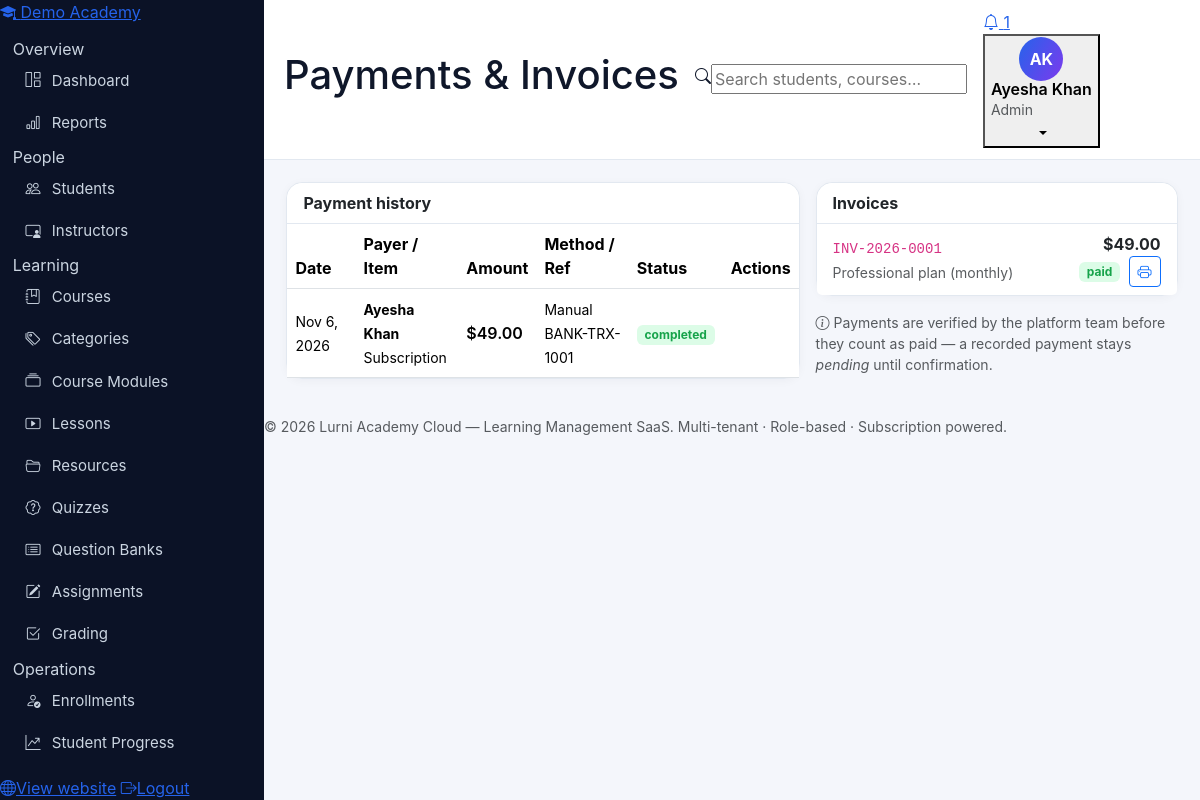
The page /admin/payments.php (signed in) on the database as committed earlier.
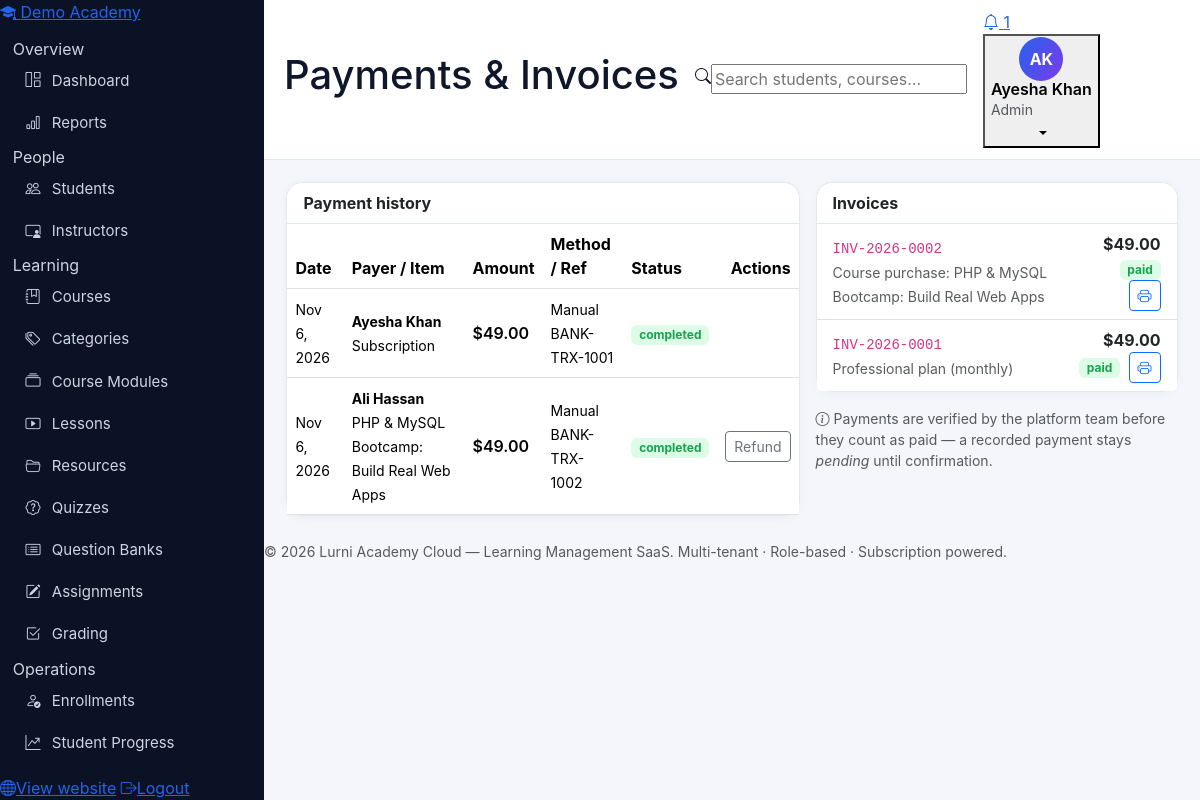
The same page on the database as committed later.
### tables this page shows
CREATE TABLE tenants (
  id INT UNSIGNED AUTO_INCREMENT PRIMARY KEY,
  name VARCHAR(160) NOT NULL,
  slug VARCHAR(160) NOT NULL UNIQUE,
  org_type ENUM('academy','school','university','training_center','individual') NOT NULL DEFAULT 'academy',
  email VARCHAR(190) NULL,
  phone VARCHAR(40) NULL,
  website VARCHAR(190) NULL,
  country VARCHAR(80) NULL,
  logo VARCHAR(255) NULL,
  status ENUM('active','suspended','cancelled') NOT NULL DEFAULT 'active',
  created_at DATETIME NOT NULL DEFAULT CURRENT_TIMESTAMP,
  updated_at DATETIME NOT NULL DEFAULT CURRENT_TIMESTAMP ON UPDATE CURRENT_TIMESTAMP
);

CREATE TABLE payments (
  id INT UNSIGNED AUTO_INCREMENT PRIMARY KEY,
  tenant_id INT UNSIGNED NOT NULL,
  subscription_id INT UNSIGNED NULL,
  plan_id INT UNSIGNED NULL,
  billing_cycle ENUM('monthly','yearly') NULL,
  invoice_id INT UNSIGNED NULL,
  user_id INT UNSIGNED NULL,
  kind ENUM('subscription','course') NOT NULL DEFAULT 'subscription',
  course_id INT UNSIGNED NULL,
  amount DECIMAL(10,2) NOT NULL DEFAULT 0,
  discount_amount DECIMAL(10,2) NOT NULL DEFAULT 0,
  coupon_code VARCHAR(60) NULL,
  currency VARCHAR(10) NOT NULL DEFAULT 'USD',
  method ENUM('manual','card','bank_transfer','paypal','stripe') NOT NULL DEFAULT 'manual',
  reference VARCHAR(120) NULL,
  status ENUM('pending','completed','failed','refunded') NOT NULL DEFAULT 'pending',
  verified_by INT UNSIGNED NULL,
  verified_at DATETIME NULL,
  created_at DATETIME NOT NULL DEFAULT CURRENT_TIMESTAMP,
  INDEX idx_pay_tenant (tenant_id),
  INDEX idx_pay_status (status),
  CONSTRAINT fk_pay_tenant FOREIGN KEY (tenant_id) REFERENCES tenants(id) ON DELETE CASCADE,
  CONSTRAINT fk_pay_sub FOREIGN KEY (subscription_id) REFERENCES subscriptions(id) ON DELETE SET NULL,
  CONSTRAINT fk_pay_plan FOREIGN KEY (plan_id) REFERENCES subscription_plans(id) ON DELETE SET NULL,
  CONSTRAINT fk_pay_user FOREIGN KEY (user_id) REFERENCES users(id) ON DELETE SET NULL
);

CREATE TABLE users (
  id INT UNSIGNED AUTO_INCREMENT PRIMARY KEY,
  tenant_id INT UNSIGNED NULL,
  name VARCHAR(120) NOT NULL,
  email VARCHAR(190) NOT NULL UNIQUE,
  password_hash VARCHAR(255) NOT NULL,
  role ENUM('super_admin','admin','instructor','student') NOT NULL DEFAULT 'student',
  status ENUM('active','pending','suspended') NOT NULL DEFAULT 'active',
  avatar VARCHAR(255) NULL,
  phone VARCHAR(40) NULL,
  email_verified_at DATETIME NULL,
  verification_token VARCHAR(120) NULL,
  activation_token VARCHAR(120) NULL,
  two_factor_secret VARCHAR(120) NULL,
  remember_token VARCHAR(64) NULL,
  failed_attempts TINYINT UNSIGNED NOT NULL DEFAULT 0,
  locked_until DATETIME NULL,
  last_login_at DATETIME NULL,
  created_at DATETIME NOT NULL DEFAULT CURRENT_TIMESTAMP,
  updated_at DATETIME NOT NULL DEFAULT CURRENT_TIMESTAMP ON UPDATE CURRENT_TIMESTAMP,
  INDEX idx_users_tenant (tenant_id),
  INDEX idx_users_role (role),
  CONSTRAINT fk_users_tenant FOREIGN KEY (tenant_id) REFERENCES tenants(id) ON DELETE CASCADE
);

CREATE TABLE invoices (
  id INT UNSIGNED AUTO_INCREMENT PRIMARY KEY,
  tenant_id INT UNSIGNED NOT NULL,
  subscription_id INT UNSIGNED NULL,
  payment_id INT UNSIGNED NULL,
  invoice_number VARCHAR(30) NOT NULL UNIQUE,
  description VARCHAR(255) NULL,
  amount DECIMAL(10,2) NOT NULL DEFAULT 0,
  status ENUM('unpaid','paid','void') NOT NULL DEFAULT 'unpaid',
  issued_at DATETIME NULL,
  due_at DATETIME NULL,
  paid_at DATETIME NULL,
  created_at DATETIME NOT NULL DEFAULT CURRENT_TIMESTAMP,
  INDEX idx_inv_tenant (tenant_id),
  CONSTRAINT fk_inv_tenant FOREIGN KEY (tenant_id) REFERENCES tenants(id) ON DELETE CASCADE,
  CONSTRAINT fk_inv_sub FOREIGN KEY (subscription_id) REFERENCES subscriptions(id) ON DELETE SET NULL,
  CONSTRAINT fk_inv_payment FOREIGN KEY (payment_id) REFERENCES payments(id) ON DELETE SET NULL
);

CREATE TABLE courses (
  id INT UNSIGNED AUTO_INCREMENT PRIMARY KEY,
  tenant_id INT UNSIGNED NOT NULL,
  instructor_id INT UNSIGNED NULL,
  category_id INT UNSIGNED NULL,
  title VARCHAR(190) NOT NULL,
  slug VARCHAR(190) NOT NULL,
  subtitle VARCHAR(255) NULL,
  description TEXT NULL,
  objectives TEXT NULL,
  requirements TEXT NULL,
  thumbnail VARCHAR(255) NULL,
  level ENUM('beginner','intermediate','advanced','all_levels') NOT NULL DEFAULT 'beginner',
  price DECIMAL(10,2) NOT NULL DEFAULT 0,
  old_price DECIMAL(10,2) NULL,
  language VARCHAR(60) NOT NULL DEFAULT 'English',
  rating DECIMAL(3,2) NOT NULL DEFAULT 0,
  status ENUM('draft','published','archived') NOT NULL DEFAULT 'draft',
  approval_status ENUM('pending','approved','rejected') NOT NULL DEFAULT 'approved',
  visibility ENUM('public','unlisted','private') NOT NULL DEFAULT 'public',
  is_featured TINYINT(1) NOT NULL DEFAULT 0,
  duration_minutes INT UNSIGNED NOT NULL DEFAULT 0,
  created_at DATETIME NOT NULL DEFAULT CURRENT_TIMESTAMP,
  updated_at DATETIME NOT NULL DEFAULT CURRENT_TIMESTAMP ON UPDATE CURRENT_TIMESTAMP,
  UNIQUE KEY uq_course_tenant_slug (tenant_id, slug),
  INDEX idx_course_tenant_status (tenant_id, status),
  CONSTRAINT fk_course_tenant FOREIGN KEY (tenant_id) REFERENCES tenants(id) ON DELETE CASCADE,
  CONSTRAINT fk_course_instructor FOREIGN KEY (instructor_id) REFERENCES instructors(id) ON DELETE SET NULL,
  CONSTRAINT fk_course_category FOREIGN KEY (category_id) REFERENCES categories(id) ON DELETE SET NULL
);

### includes/functions.php (called while the page is built, shortened)
<?php
function e(?string $v): string { return htmlspecialchars($v ?? '', ENT_QUOTES, 'UTF-8'); }
function getp(string $key, string $default = ''): string { return trim((string)($_GET[$key] ?? $default)); }
function money($n): string { return '$' . number_format((float)$n, 2); }
function initials(string $name): string {
    $parts = preg_split('/\s+/', trim($name)) ?: [];
    $out = '';
    foreach (array_slice($parts, 0, 2) as $p) $out .= strtoupper(substr($p, 0, 1));
    return $out ?: 'U';
}
function current_user(): ?array { return $_SESSION['user'] ?? null; }

### includes/auth.php (called while the page is built, shortened)
<?php
require_once __DIR__ . '/functions.php';
function role_home(string $role): string {
    return match ($role) {
        'super_admin' => '/super-admin/index.php',
        'admin'       => '/admin/dashboard.php',
        'instructor'  => '/instructor/dashboard.php',
        'student'     => '/student/dashboard.php',
        default       => '/index.php',
    };
}

### admin/payments.php (the view, shortened to what this page needs)
<?php
require_once __DIR__ . '/../includes/auth.php';
$pdo = db(); check_tenant_active($pdo);
$tid = require_tenant();
    ?>
    <?php
$pageTitle = 'Payments & Invoices'; $active = 'payments';
$payments = $pdo->prepare("SELECT p.*, u.name AS payer_name, c.title AS course_title,
    (SELECT COALESCE(SUM(r.amount),0) FROM payment_refunds r WHERE r.payment_id=p.id) AS refunded_total
    FROM payments p LEFT JOIN users u ON u.id=p.user_id LEFT JOIN courses c ON c.id=p.course_id
    WHERE p.tenant_id=? ORDER BY p.created_at DESC LIMIT 80");
$payments->execute([$tid]); $payments = $payments->fetchAll();
$invoices = $pdo->prepare('SELECT * FROM invoices WHERE tenant_id=? ORDER BY id DESC LIMIT 50');
$invoices->execute([$tid]); $invoices = $invoices->fetchAll();
require __DIR__ . '/../includes/header.php';
?>
<div class="row g-3">
  <div class="col-xl-7"><div class="card"><div class="card-header bg-white fw-bold">Payment history</div>
    <div class="table-responsive"><table class="table table-hover align-middle mb-0">
      <thead><tr><th>Date</th><th>Payer / Item</th><th>Amount</th><th>Method / Ref</th><th>Status</th><th class="text-end">Actions</th></tr></thead><tbody>
      <?php foreach ($payments as $p): ?>
      <tr><td><small><?= e(date('M j, Y', strtotime($p['created_at']))) ?></small></td>
        <td><small><strong><?= e($p['payer_name'] ?? '—') ?></strong><br><?= $p['kind'] === 'course' ? e($p['course_title'] ?? 'Course purchase') : 'Subscription' ?></small></td>
        <td class="fw-semibold"><?= money((float)$p['amount'] - (float)$p['discount_amount']) ?></td>
        <td class="text-capitalize"><small><?= e($p['method']) ?><br><?= e($p['reference'] ?? '') ?></small></td>
        <td><span class="badge bg-<?= match($p['status']) { 'completed' => 'success', 'pending' => 'warning', 'failed' => 'danger', default => 'secondary' } ?>-subtle text-<?= match($p['status']) { 'completed' => 'success', 'pending' => 'warning', 'failed' => 'danger', default => 'secondary' } ?>"><?= e($p['status']) ?></span>
        <?php if ($p['status'] === 'pending'): ?><br><small class="text-muted">awaiting verification</small><?php endif; ?></td>
        <td class="text-end text-nowrap">
          <?php if ($p['kind'] === 'course' && $p['status'] === 'completed'): ?>
          <button class="btn btn-sm btn-outline-secondary" data-bs-toggle="modal" data-bs-target="#refundModal<?= (int)$p['id'] ?>">Refund</button>
          <?php endif; ?>
        </td></tr>
      <?php endforeach; ?>
      </tbody></table></div></div></div>
  <div class="col-xl-5"><div class="card"><div class="card-header bg-white fw-bold">Invoices</div>
    <ul class="list-group list-group-flush">
    <?php foreach ($invoices as $inv): ?>
      <li class="list-group-item d-flex justify-content-between align-items-center">
        <span><code><?= e($inv['invoice_number']) ?></code><br><small class="text-muted"><?= e($inv['description'] ?? '') ?></small></span>
        <span class="text-end"><strong><?= money($inv['amount']) ?></strong><br>
        <span class="badge bg-<?= $inv['status'] === 'paid' ? 'success' : ($inv['status'] === 'void' ? 'secondary' : 'warning') ?>-subtle text-<?= $inv['status'] === 'paid' ? 'success' : ($inv['status'] === 'void' ? 'secondary' : 'warning') ?>"><?= e($inv['status']) ?></span>
        <a class="btn btn-sm btn-outline-primary ms-1" href="?print=<?= (int)$inv['id'] ?>" target="_blank" rel="noopener"><i class="bi bi-printer"></i></a></span></li>
    <?php endforeach; ?>
    </ul></div>
    <p class="text-muted small mt-3"><i class="bi bi-info-circle me-1"></i>Payments are verified by the platform team before they count as paid — a recorded payment stays <em>pending</em> until confirmation.</p></div>
</div>
<?php require __DIR__ . '/../includes/footer.php'; ?>

### includes/header.php (shortened to what this page needs)
<?php
$u = current_user();
$pdo = db();
$unread = 0; $tenantName = APP_NAME; $brandColor = '#4f46e5';
if ($u) {
    try {
        $s = $pdo->prepare('SELECT COUNT(*) FROM notifications WHERE read_at IS NULL AND (user_id=? OR (user_id IS NULL AND tenant_id=?))');
        $s->execute([$u['id'], $u['tenant_id']]);
        $unread = (int)$s->fetchColumn();
        if ($u['tenant_id']) {
            $s = $pdo->prepare('SELECT name FROM tenants WHERE id=?');
            $s->execute([$u['tenant_id']]);
            $tenantName = (string)($s->fetchColumn() ?: APP_NAME);
        }
    } catch (Throwable $ignored) {}
}
$searchAction = $u && $u['role'] === 'admin' ? '/admin/students.php' : ($u && $u['role'] === 'student' ? '/student/browse.php' : '/instructor/courses.php');
?>
<!DOCTYPE html>
<html lang="en">
<head>
<link href="https://cdn.jsdelivr.net/npm/bootstrap@5.3.3/dist/css/bootstrap.min.css" rel="stylesheet">
<link href="https://cdn.jsdelivr.net/npm/bootstrap-icons@1.11.3/font/bootstrap-icons.min.css" rel="stylesheet">
<link href="/assets/css/style.css" rel="stylesheet">
</head>
<body>
<div class="app-shell">
<?php require __DIR__ . '/sidebar.php'; ?>
<div class="app-main">
  <header class="topbar">
    <h1 class="topbar-title"><?= e($pageTitle ?? 'Dashboard') ?></h1>
    <form class="topbar-search d-none d-md-flex" method="get" action="<?= e($searchAction) ?>">
      <i class="bi bi-search"></i>
      <input type="search" name="q" placeholder="Search students, courses…" value="<?= e(getp('q')) ?>">
    </form>
    <div class="topbar-actions">
      <a class="icon-btn position-relative" href="<?= e($u['role'] === 'admin' ? '/admin/notifications.php' : ($u['role'] === 'student' ? '/student/messages.php' : '/instructor/messages.php')) ?>" aria-label="Notifications">
        <i class="bi bi-bell"></i>
        <?php if ($unread > 0): ?><span class="badge-dot"><?= $unread > 9 ? '9+' : $unread ?></span><?php endif; ?>
      </a>
      <div class="dropdown">
        <button class="profile-btn dropdown-toggle" data-bs-toggle="dropdown" aria-expanded="false">
          <span class="avatar-circle"><?= e(initials($u['name'] ?? 'U')) ?></span>
          <span class="d-none d-md-block text-start">
            <span class="d-block fw-semibold lh-1"><?= e($u['name'] ?? '') ?></span>
            <small class="text-muted text-capitalize"><?= e(str_replace('_', ' ', $u['role'] ?? '')) ?></small>
          </span>
        </button>
      </div>
    </div>
  </header>
  <main class="app-content">

### includes/sidebar.php (shortened to what this page needs)
<?php
$u = current_user();
$role = $u['role'] ?? 'student';
$active = $active ?? '';
$tenantName = $tenantName ?? APP_NAME;
$items = $menus[$role] ?? $menus['student'];
?>
<aside class="sidebar" id="appSidebar">
  <a class="sidebar-brand" href="<?= e(role_home($role)) ?>">
    <span class="brand-mark"><i class="bi bi-mortarboard-fill"></i></span>
    <span class="brand-text"><?= e($tenantName) ?></span>
  </a>
  <nav class="sidebar-nav">
    <?php foreach ($items as $item): ?>
      <?php if (isset($item['section'])): ?>
        <div class="nav-section"><?= e($item['section']) ?></div>
      <?php else: ?>
        <a class="nav-link-app <?= $active === $item['key'] ? 'active' : '' ?>" href="<?= e($item['href']) ?>">
          <i class="bi <?= e($item['icon']) ?>"></i><span><?= e($item['label']) ?></span>
        </a>
      <?php endif; ?>
    <?php endforeach; ?>
  </nav>
  <div class="sidebar-foot">
    <a class="nav-link-app" href="/index.php"><i class="bi bi-globe"></i><span>View website</span></a>
    <a class="nav-link-app" href="/auth/logout.php"><i class="bi bi-box-arrow-right"></i><span>Logout</span></a>
  </div>
</aside>

### includes/footer.php (shortened to what this page needs)
  </main>
  <footer class="app-footer">
    <small class="text-muted">© <?= date('Y') ?> <?= e(APP_NAME) ?> — Learning Management SaaS. Multi-tenant · Role-based · Subscription powered.</small>
  </footer>
</div>
</div>
</body>
</html>

### assets/css/style.css (style rules this page uses)
:root { --blue:#2563eb; --blue-dark:#1d4ed8; --violet:#7c3aed; --violet-soft:#ede9fe; --ink:#0f172a; --muted:#64748b; --line:#e2e8f0; --bg:#f4f6fb; --card:#ffffff; --grad:linear-gradient(120deg,#2563eb 0%,#7c3aed 100%); --grad-soft:linear-gradient(135deg,#dbeafe 0%,#ede9fe 55%,#ffffff 100%); }
body { background:var(--bg);color:var(--ink);font-family:'Inter',system-ui,-apple-system,'Segoe UI',Roboto,sans-serif; }
a { color:var(--blue); }
.app-shell { display:flex;min-height:100vh; }
.sidebar { width:264px;background:#0b1226;color:#cbd5e1;display:flex;flex-direction:column;position:sticky;top:0;height:100vh;flex-shrink:0;z-index:60; }
.sidebar nav { padding:.8rem;overflow-y:auto;flex:1; }
.sidebar nav a { display:flex;align-items:center;gap:.7rem;color:#cbd5e1;text-decoration:none;padding:.55rem .8rem;border-radius:10px;font-size:.94rem;margin-bottom:2px; }
.app-main { flex:1;min-width:0;display:flex;flex-direction:column; }
.topbar { background:#fff;border-bottom:1px solid var(--line);padding:.65rem 1.25rem;display:flex;align-items:center;gap:1rem;position:sticky;top:0;z-index:40; }
.app-content { padding:1.4rem; }
.card { border:1px solid var(--line);border-radius:16px;box-shadow:0 2px 10px rgba(15,23,42,.04); }
.card-header { border-bottom:1px solid var(--line);border-radius:16px 16px 0 0 !important; }
.avatar-circle { width:44px;height:44px;border-radius:50%;background:var(--grad);color:#fff;display:inline-flex;align-items:center;justify-content:center;font-weight:700;flex-shrink:0; }
.badge.bg-success-subtle { background:#dcfce7 !important; }
.text-success { color:#16a34a !important; }

Rows that differ between the two databases and show on the page:
now on this page (row unchanged): users: name "AK", name "Ayesha Khan"
added payments: created_at "Nov 6, 2026", user.name "Ali Hassan", course.title "PHP & MySQL Bootcamp: Build Real Web Apps", money((float)$p['amount'] - (float)$p['discount_amount']) "$49.00", method "Manual", reference "BANK-TRX-1002", status "completed"
added invoices: invoice_number "INV-2026-0002", description "Course purchase: PHP & MySQL Bootcamp: Build Real Web Apps", amount "$49.00", status "paid"
